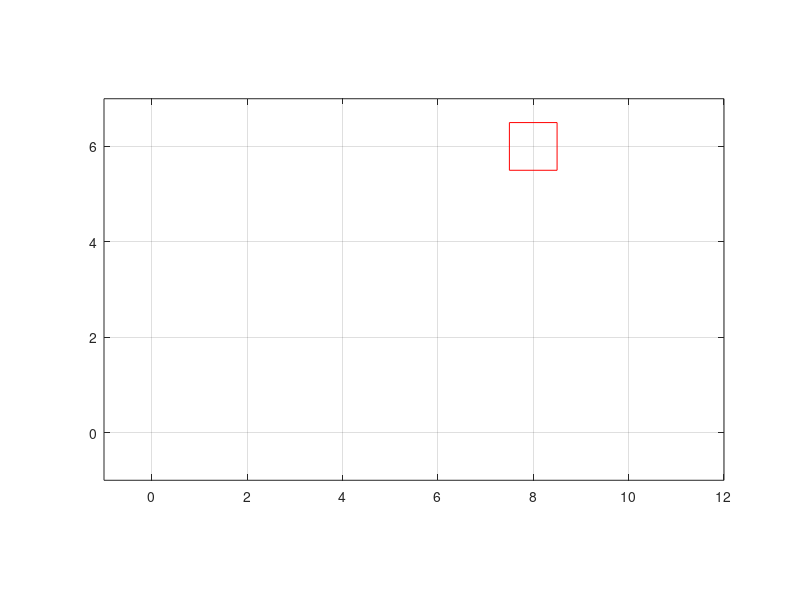

Recreate this plot in MATLAB.
% Simpe game based on procjectile motion in 2D
function projectile_alpha()
  clear all
  clc
  clf
  projectile_kernel()
end

function projectile_kernel() 
  animationDelay = 0.1; % in seconds
  movie_file = 'aim_and_shoot.gif';
  movie_size = '-S400,400';
  % Initial condition
  v = input('Give initial velocity : ');
  alpha = input('Give initial angle : ');
  x = 0; 
  y = 0;
  
  dt = 0.05;
  g = 9.81;
  
  % Map alha from radians to degree
  alpha = alpha * pi/180;
  
  % Calculate velocity components
  
  vx = v * cos(alpha);
  vy = v * sin(alpha);
  
  target.x = 8;
  target.y = 6;
  target.dx = 0.5;
  target.dy = 0.5;
  target.xcoords = [-1,1,1,-1,-1]*target.dx + target.x;
  target.ycoords = [-1,-1,1,1,-1]*target.dy + target.y;
  
  % Initialize array for stroing velocity and position components
  xt(1) = x;
  yt(1) = y;
  vxt(1) = vx;
  vyt(1) = vy;
  
  % Iterate over time steps
  plot(target.xcoords, target.ycoords, '-r');
  grid
  axis([-1, 12, -1, 7])
  axis equal
  frame_data = print("-RGBImage", "-dpng", movie_size);
  imwrite(frame_data,movie_file,'gif','writemode','overwrite',...
          'LoopCount',inf,'DelayTime',0);
  hold on
  for i = 2 : 200
      vxt(i) = vxt(i-1);
      vyt(i) = vyt(i-1) - g*dt;
      xt(i) = xt(i-1) + vxt(i-1)*dt;
      yt(i) = yt(i-1) + vyt(i-1)*dt; 
      line([xt(i-1),xt(i)], [yt(i-1), yt(i)], 'Color', 'green')
      pause(animationDelay);
  %    frame_data = print("-RGBImage", "-dpng", movie_size);
  %    imwrite(frame_data,movie_file,'gif','writemode','append','DelayTime',0)
      if (yt(i)< 0)
        break;
      end
  end
  
  % Visualise projectile trajectory
          
  plot(xt, yt, '*b');
  %last_frame = print("-RGBImage", "-dpng", movie_size);
  %imwrite(last_frame,movie_file,'gif','writemode','append','DelayTime',0.5)
  hold on
end

